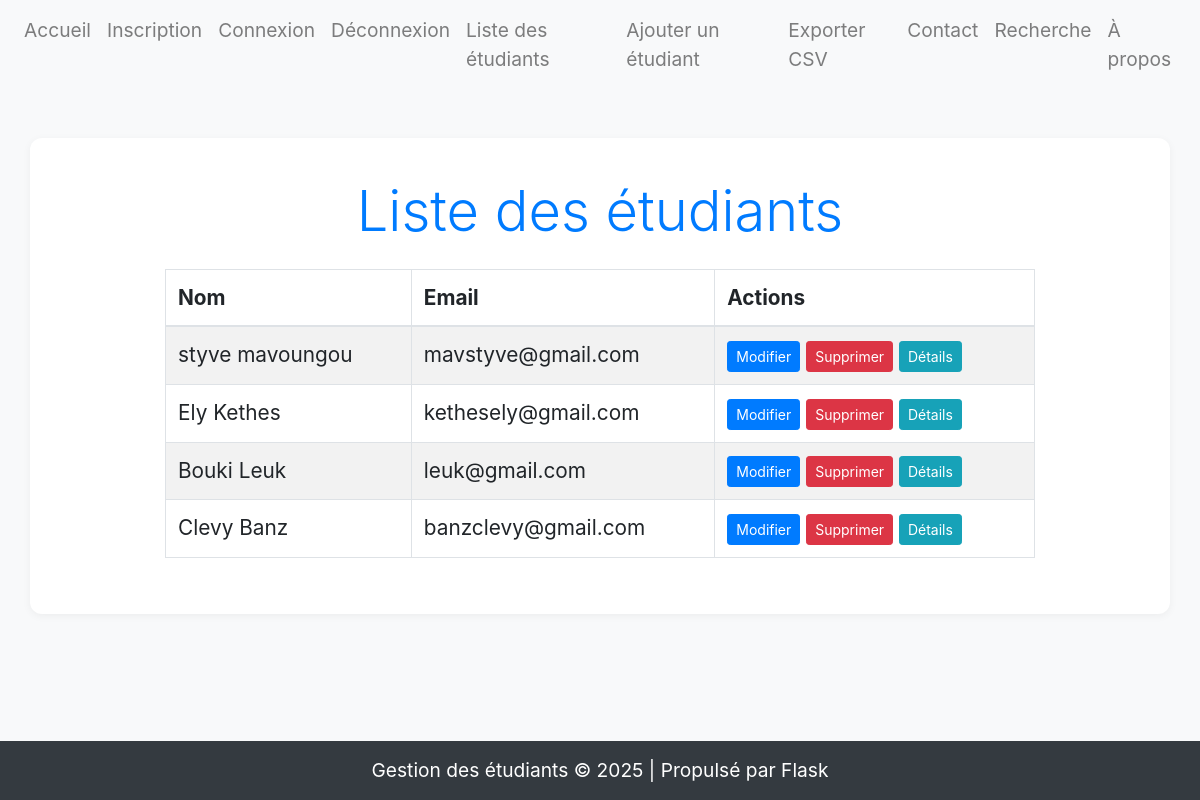
Before: /students with the older database file.
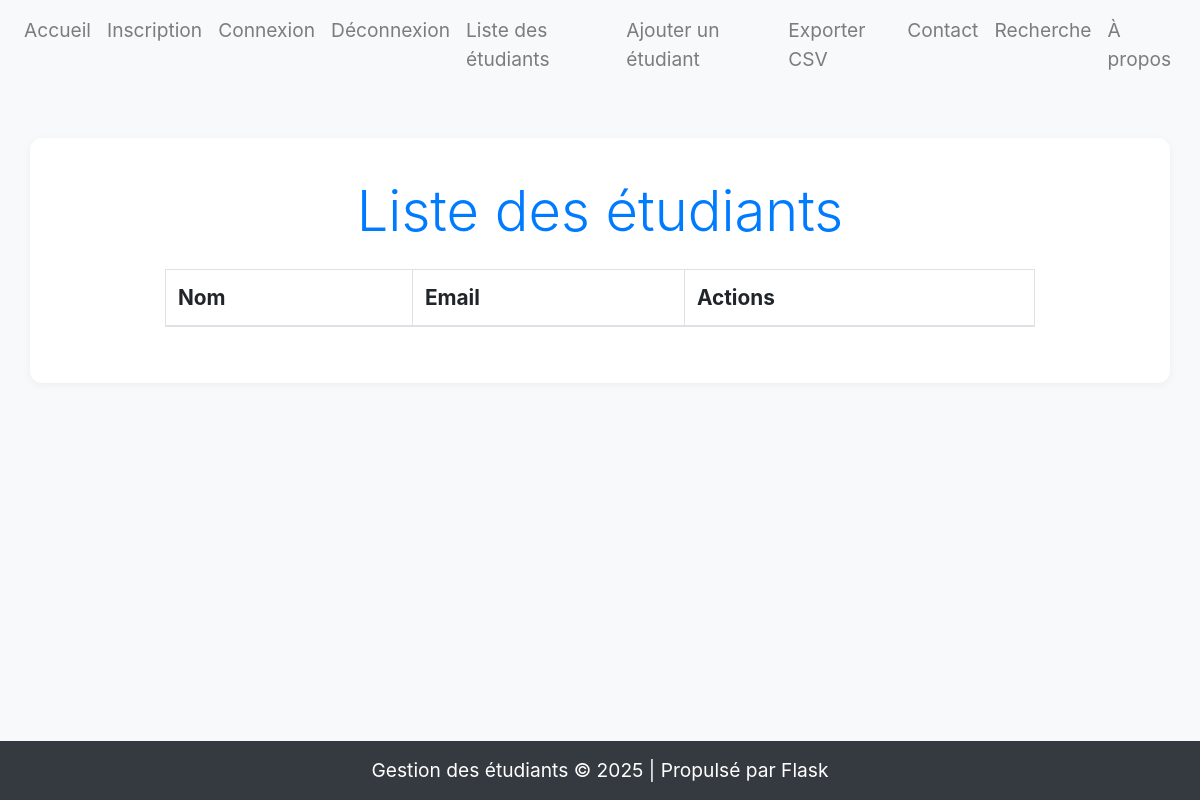
After: the same page with the newer database file.
### models.py (models this page shows)
class Student(db.Model):
    id = db.Column(db.Integer, primary_key=True)
    name = db.Column(db.String(100), nullable=False)
    email = db.Column(db.String(120), unique=True, nullable=False)

### app.py (the view)
@app.route('/students')
def student_list():
    students = Student.query.all()
    return render_template('student_list.html', students=students)

### templates/student_list.html
{% extends "base.html" %}
{% block content %}
<div class="col-md-10 mx-auto">
    <h2 class="display-4 text-primary text-center mb-4">Liste des étudiants</h2>
    <table class="table table-striped table-bordered">
        <thead>
            <tr>
                <th>Nom</th>
                <th>Email</th>
                <th>Actions</th>
            </tr>
        </thead>
        <tbody>
            {% for student in students %}
            <tr>
                <td>{{ student.name }}</td>
                <td>{{ student.email }}</td>
                <td>
                    <a href="{{ url_for('edit_student', id=student.id) }}" class="btn btn-sm btn-primary">Modifier</a>
                    <a href="{{ url_for('delete_student', id=student.id) }}" class="btn btn-sm btn-danger" onclick="return confirm('Confirmer la suppression ?');">Supprimer</a>
                    <a href="{{ url_for('student_detail', id=student.id) }}" class="btn btn-sm btn-info">Détails</a>
                </td>
            </tr>
            {% endfor %}
        </tbody>
    </table>
</div>
{% endblock %}

### templates/base.html (shortened to what this page needs)
<!DOCTYPE html>
<html lang="fr">
<head>
    <link rel="stylesheet" href="https://cdn.jsdelivr.net/npm/bootstrap@4.6.2/dist/css/bootstrap.min.css">
</head>
<body>
    <nav class="navbar navbar-expand-lg navbar-light bg-light">
        <div class="collapse navbar-collapse justify-content-end">
            <ul class="navbar-nav">
                <li class="nav-item"><a class="nav-link" href="{{ url_for('index') }}">Accueil</a></li>
		<li class="nav-item"><a class="nav-link" href="{{ url_for('register') }}">Inscription</a></li>
		<li class="nav-item"><a class="nav-link" href="{{ url_for('login') }}">Connexion</a></li>
		<li class="nav-item"><a class="nav-link" href="{{ url_for('logout') }}">Déconnexion</a></li>
                <li class="nav-item"><a class="nav-link" href="{{ url_for('student_list') }}">Liste des étudiants</a></li>
                <li class="nav-item"><a class="nav-link" href="{{ url_for('add_student') }}">Ajouter un étudiant</a></li>
                <li class="nav-item"><a class="nav-link" href="{{ url_for('export_csv') }}">Exporter CSV</a></li>
                <li class="nav-item"><a class="nav-link" href="{{ url_for('contact') }}">Contact</a></li>
                <li class="nav-item"><a class="nav-link" href="{{ url_for('search_student') }}">Recherche</a></li>
                <li class="nav-item"><a class="nav-link" href="{{ url_for('about') }}">À propos</a></li>
            </ul>
        </div>
    </nav>
    <div class="container mt-5 mb-5">
        {% block content %}{% endblock %}
    </div>
    <footer>
        Gestion des étudiants &copy; 2025 | Propulsé par Flask
    </footer>
</body>
</html>

### templates/base.html (style rules this page uses)
html, body { height: 100%; }
body { min-height: 100vh; position: relative; padding-bottom: 70px; background: #f8f9fa; }
.container { background: #fff; padding: 40px 30px; border-radius: 12px; box-shadow: 0 2px 8px rgba(0,0,0,0.05); }
h1, h2 { color: #007bff; font-size: 2.5rem; font-weight: bold; }
.lead, p, label, th, td { font-size: 1.3rem; }
.navbar { font-size: 1.2rem; }
footer { position: absolute; bottom: 0; width: 100%; background: #343a40; color: #fff; padding: 15px 0; text-align: center; font-size: 1.2rem; }

Changed rows visible on the page:
removed Student: name "styve mavoungou", email "mavstyve@gmail.com"
removed Student: name "Ely Kethes", email "kethesely@gmail.com"
removed Student: name "Bouki Leuk", email "leuk@gmail.com"
removed Student: name "Clevy Banz", email "banzclevy@gmail.com"
